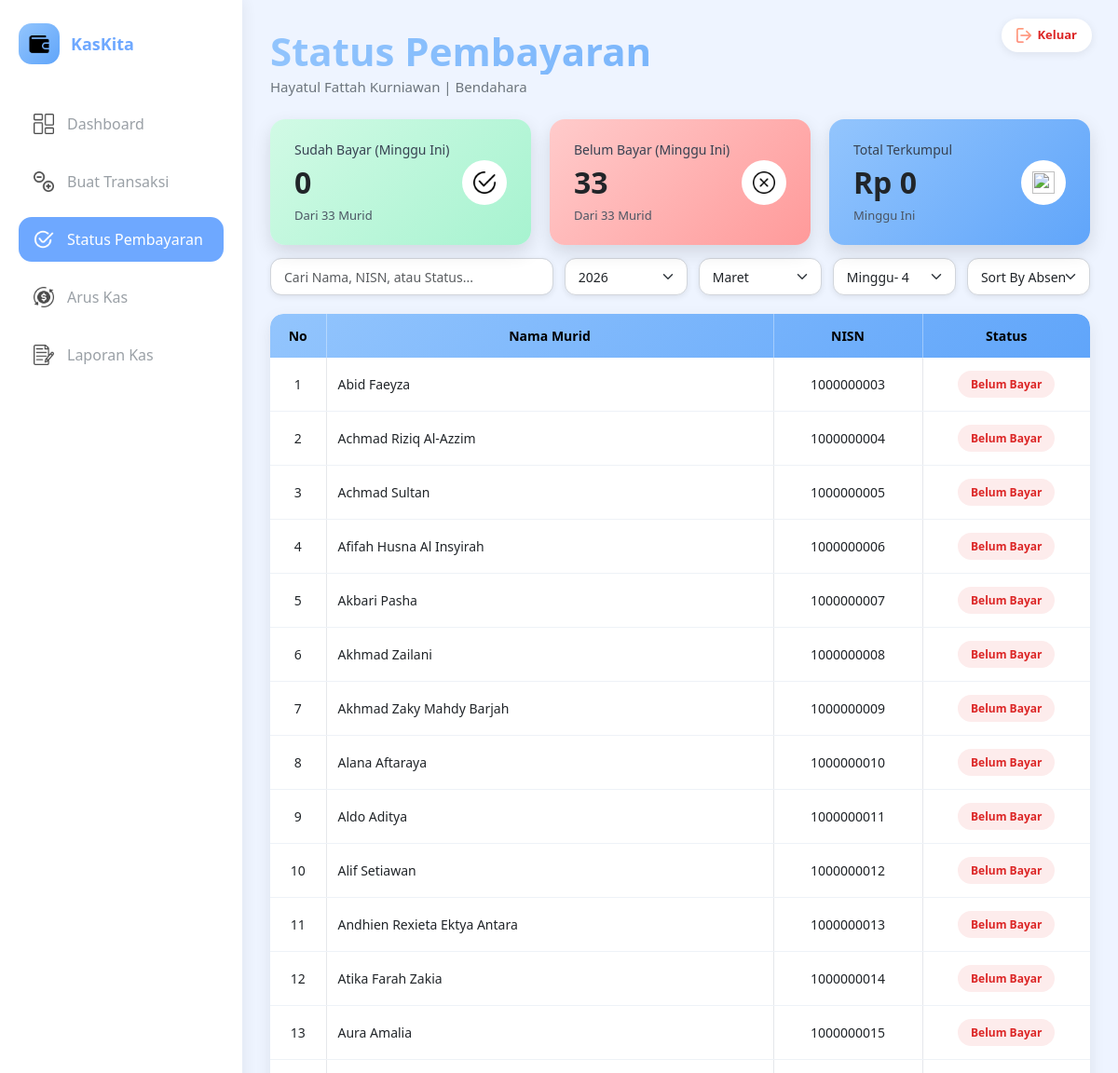
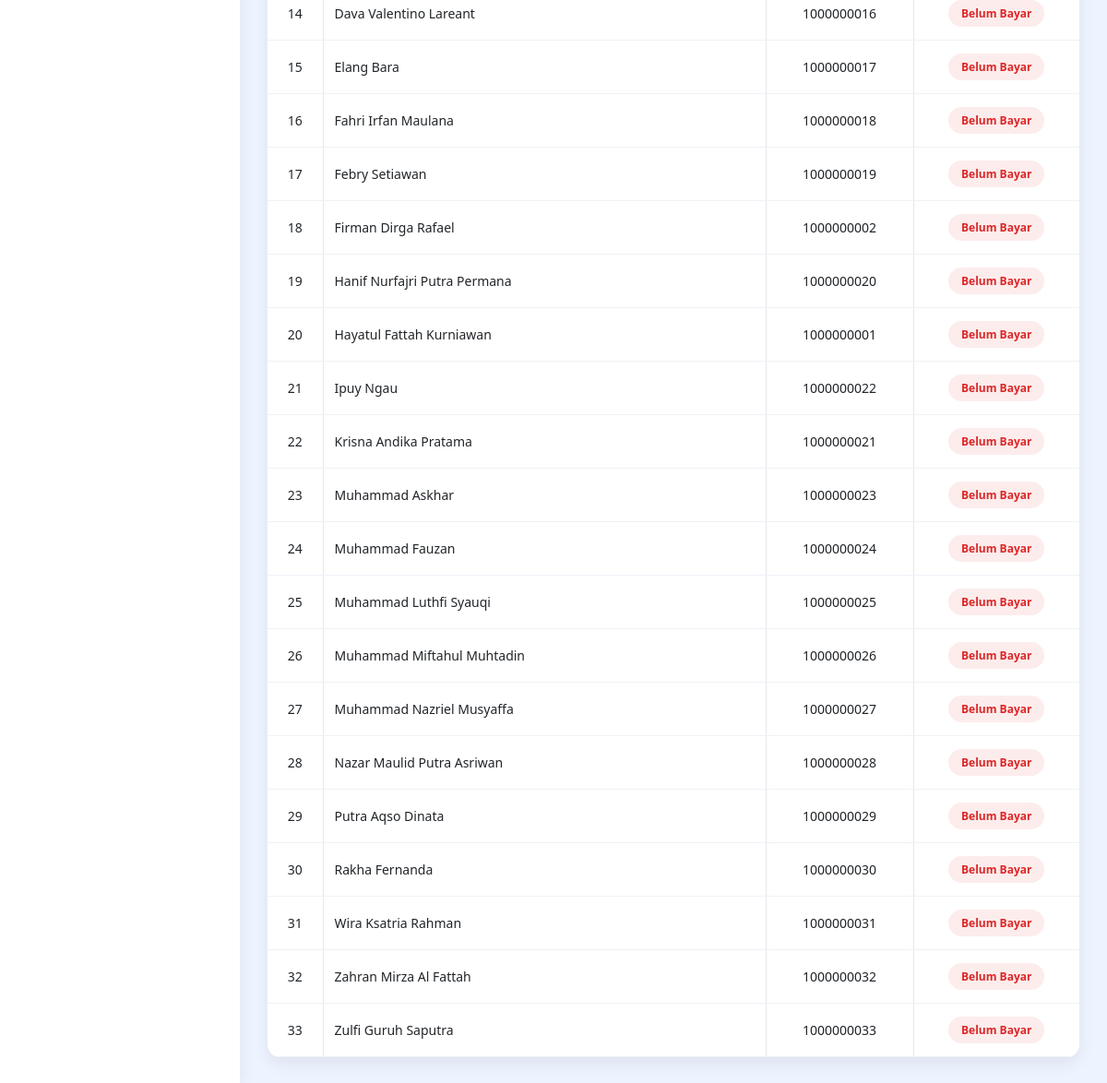
The page /roles/bendahara/status_pembayaran.php (signed in) on the database its author committed (2 pictures, top to bottom).
### tables this page shows
CREATE TABLE `murid` (
  `nisn` varchar(10) NOT NULL,
  `password` varchar(20) NOT NULL,
  `nama` varchar(100) NOT NULL,
  `kelas` varchar(20) NOT NULL,
  `status` enum('Aktif','Non-Aktif') NOT NULL,
  `role` enum('Siswa','Bendahara','Ketua Kelas') NOT NULL
);

### roles/bendahara/status_pembayaran.php (the view, shortened to what this page needs)
<?php
include '../../config/connect.php';
$nama = $_SESSION['nama'];
$tahunSekarang = date('Y');
$bulanSekarang = date('n');
$mingguSekarang = min(4, ceil(date('j') / 7));
$tahun = $_GET['tahun'] ?? null;
$bulan = $_GET['bulan'] ?? null;
$minggu = $_GET['minggu'] ?? null;
$bulanMap = [
    'Januari' => 1, 'Februari' => 2, 'Maret' => 3,
    'April'   => 4, 'Mei'      => 5, 'Juni'  => 6,
    'Juli'    => 7, 'Agustus'  => 8, 'September' => 9,
    'Oktober' => 10, 'November' => 11, 'Desember' => 12,
];
$bulanReverse    = array_flip($bulanMap);
$namaBulanSekarang = $bulanReverse[$bulanSekarang];
if (!isset($_GET['tahun']) && !isset($_GET['bulan']) && !isset($_GET['minggu'])) {
    $tahun  = $tahunSekarang;
    $bulan  = $namaBulanSekarang;
    $minggu = $mingguSekarang;
}
$bulanAngka = $bulan ? $bulanMap[$bulan] : null;
$searchEnabled = ($tahun && $bulan && $minggu);
$totalMurid = mysqli_fetch_assoc(mysqli_query($conn, "
    SELECT COUNT(*) AS total FROM murid WHERE status='Aktif'
"))['total'];
$sudahBayar = mysqli_fetch_assoc(mysqli_query($conn, "
    SELECT COUNT(DISTINCT t.nisn) AS total
    FROM transaksi t
    JOIN murid m ON t.nisn = m.nisn
    WHERE t.jenis = 'Masuk'
        AND t.tahun = '$tahunSekarang'
        AND t.bulan = '$namaBulanSekarang'
        AND t.minggu = '$mingguSekarang'
        AND m.status = 'Aktif'
"))['total'] ?? 0;
$belumBayar = max(0, $totalMurid - $sudahBayar);
$totalUang = mysqli_fetch_assoc(mysqli_query($conn, "
    SELECT SUM(jumlah) AS total
    FROM transaksi
    WHERE jenis='Masuk'
        AND tahun = '$tahunSekarang'
        AND bulan = '$namaBulanSekarang'
        AND minggu = '$mingguSekarang'
"))['total'] ?? 0;
?>
<html>
<head>
    <link href="https://cdn.jsdelivr.net/npm/bootstrap@5.3.2/dist/css/bootstrap.min.css" rel="stylesheet">
    <link rel='stylesheet' href='../../assets/css/sidebar.css'>
    <link rel='stylesheet' href='../../assets/css/bendahara/bendahara.css'>
    <link rel='stylesheet' href='../../assets/css/bendahara/status_pembayaran.css'>
</head>
<body>
    <?php include '../../reuse/sidebar.php'; ?>
    <?php include '../../reuse/logout_btn.php'; ?>
    <div class="main-content">
        <header class="page-header">
            <h3 class="fw-bold">Status Pembayaran</h3>
            <h6 class="text-secondary"><?= htmlspecialchars($nama) ?> | <?= htmlspecialchars($role) ?></h6>
        </header>
        <div class="status-grid fade-in">
            <div class="status-card success fade-in">
                <div class="status-text">
                    <p>Sudah Bayar (Minggu Ini)</p>
                    <h2>
                        <?= $sudahBayar ?>
                    </h2>
                    <span>Dari
                        <?= $totalMurid ?> Murid
                    </span>
                </div>
                <div class="status-icon">
                    <img src="../../assets/img/check.png" width="24">
                </div>
            </div>
            <div class="status-card danger fade-in">
                <div class="status-text">
                    <p>Belum Bayar (Minggu Ini)</p>
                    <h2>
                        <?= $belumBayar ?>
                    </h2>
                    <span>Dari
                        <?= $totalMurid ?> Murid
                    </span>
                </div>
                <div class="status-icon">
                    <img src="../../assets/img/uncheck.png" width="24">
                </div>
            </div>
            <div class="status-card info fade-in">
                <div class="status-text">
                    <p>Total Terkumpul</p>
                    <h2>Rp
                        <?= number_format($totalUang, 0, ',', '.') ?>
                    </h2>
                    <span>Minggu Ini</span>
                </div>
                <div class="status-icon">
                    <img src="../../assets/img/cash.png" width="24">
                </div>
            </div>
        </div>
        <form method="GET" class="filter-bar fade-in">
            <input type="text" id="searchInput" class="form-control search"
                placeholder="Cari Nama, NISN, atau Status..."
                <?= !$searchEnabled ? 'disabled value=""' : '' ?>
                autocomplete="off">
            <select name="tahun" class="form-select"
                onchange="document.getElementById('reset').value='tahun';this.form.submit();">
                <?php for ($y = date('Y') - 1; $y <= date('Y') + 1; $y++): ?>
                    <option value="<?= $y ?>" <?= $tahun == $y ? 'selected' : '' ?>>
                        <?= $y ?>
                    </option>
                <?php endfor; ?>
            </select>
            <select name="bulan" class="form-select" <?= !$tahun ? 'disabled' : '' ?> onchange="
        document.getElementById('reset').value='bulan';this.form.submit();">
                <?php foreach ($bulanMap as $nama => $angka): ?>
                    <option value="<?= $nama ?>" <?= $bulan == $nama ? 'selected' : '' ?>>
                        <?= $nama ?>
                    </option>
                <?php endforeach; ?>
            </select>
            <select name="minggu" class="form-select" <?= (!$tahun || !$bulan) ? 'disabled' : '' ?>
                onchange="this.form.submit()">
                <?php for ($i = 1; $i <= 4; $i++): ?>
                    <option value="<?= $i ?>" <?= $minggu == $i ? 'selected' : '' ?>>
                        Minggu-
                        <?= $i ?>
                    </option>
                <?php endfor; ?>
            </select>
            <select name="sort" class="form-select" <?= (!$tahun || !$bulan || !$minggu) ? 'disabled' : '' ?>
                onchange="this.form.submit()">
                <option value="" selected>Sort By Absen</option>
            </select>
        </form>
        <div class="table-card fade-in">
            <table class="table-status">
                <thead>
                    <tr>
                        <th style="width:60px">No</th>
                        <th>Nama Murid</th>
                        <th style="width:160px">NISN</th>
                        <th style="width:180px">Status</th>
                    </tr>
                </thead>
                <?php
                $dataMurid = [];
                if ($tahun && $bulanAngka && $minggu) {
                    $orderBy = "m.nama ASC";
                    $query = mysqli_query($conn, "
                        SELECT
                            m.nama,
                            m.nisn,
                            IF(COUNT(t.id_transaksi) > 0, 'Sudah Bayar', 'Belum Bayar') AS status
                        FROM murid m
                        LEFT JOIN transaksi t
                            ON m.nisn = t.nisn
                            AND t.jenis = 'Masuk'
                            AND t.tahun = '$tahun'
                            AND t.bulan = '$bulan'
                            AND t.minggu = '$minggu'
                        WHERE m.status = 'Aktif'
                        GROUP BY m.nisn
                        ORDER BY $orderBy
                    ");
                    while ($row = mysqli_fetch_assoc($query)) {
                        $dataMurid[] = $row;
                    }
                }
                ?>
                <tbody>
                    <?php if (!$tahun || !$bulan || !$minggu): ?>
                        <tr>
                            <td colspan="4" class="">
                                <div class="text-center text-secondary py-4">
                                    <i class="opacity-50">Pilih Tahun, Bulan, dan Minggu terlebih dahulu.</i>
                                </div>
                            </td>
                        </tr>
                    <?php else: ?>
                    <?php $no = 1;
                        foreach ($dataMurid as $row): ?>
                            <tr data-search="<?= strtolower(htmlspecialchars($row['nama'])) ?> <?= htmlspecialchars($row['nisn']) ?> <?= strtolower($row['status']) ?>">
                                <td><?= $no++ ?></td>
                                <td><?= htmlspecialchars($row['nama']) ?></td>
                                <td><?= htmlspecialchars($row['nisn']) ?></td>
                                <td>
                                    <?php if ($row['status'] === 'Sudah Bayar'): ?>
                                        <span class="status-badge success">Sudah Bayar</span>
                                    <?php else: ?>
                                        <span class="status-badge danger">Belum Bayar</span>
                                    <?php endif; ?>
                                </td>
                            </tr>
                        <?php endforeach; ?>
                    <?php endif; ?>
                </tbody>
            </table>
        </div>
    </div>
</body>
</html>

### reuse/sidebar.php (shortened to what this page needs)
<?php
$role = $_SESSION['role'];
$page = basename($_SERVER['PHP_SELF']);
function active($file)
{
    global $page;
    return $page === $file ? 'active' : '';
}
?>
<div class="sidebar">
    <div class="sidebar-logo">
        <div class="logo-icon">
            <img src="../../assets/img/wallet.png" alt="Logo KasKita">
        </div>
        <span class="logo-text">KasKita</span>
    </div>
    <ul class="sidebar-menu">
        <li class="<?= active('dashboard.php') ?>">
            <a href="../../roles/<?= $role ?>/dashboard.php">
                <img src="../../assets/img/dashboard.png" alt="Dashboard">
                <span>Dashboard</span>
            </a>
        </li>
        <?php if ($role === 'Bendahara'): ?>
            <li class="<?= active('buat_transaksi.php') ?>">
                <a href="../../roles/bendahara/buat_transaksi.php?pemasukan">
                    <img src="../../assets/img/buattransaksi.png" alt="Buat Transaksi">
                    <span>Buat Transaksi</span>
                </a>
            </li>
        <?php endif; ?>
         <?php if (in_array($role, ['Bendahara', 'Walikelas', 'Ketua Kelas'])): ?>
        <li class="<?= active('status_pembayaran.php') ?>">
            <a href="../../roles/<?= $role ?>/status_pembayaran.php">
                <img src="../../assets/img/status.png" alt="Status Pembayaran">
                <span>Status Pembayaran</span>
            </a>
        </li>
         <?php endif; ?>
        <?php if (in_array($role, ['Bendahara', 'Walikelas', 'Ketua Kelas'])): ?>
            <li class="<?= active('arus_kas.php') ?>">
                <a href="../../roles/<?= $role ?>/arus_kas.php">
                    <img src="../../assets/img/aruskas.png" alt="Arus Kas">
                    <span>Arus Kas</span>
                </a>
            </li>
        <?php endif; ?>
        <?php if (in_array($role, ['Bendahara', 'Walikelas', 'Ketua Kelas'])): ?>
            <li class="<?= active('laporan_kas.php') ?>">
                <a href="../../roles/<?= $role ?>/laporan_kas.php">
                    <img src="../../assets/img/laporan.png" alt="Laporan Kas">
                    <span>Laporan Kas</span>
                </a>
            </li>
        <?php endif; ?>
    </ul>
</div>

### reuse/logout_btn.php (shortened to what this page needs)
<div class="logout-wrapper">
    <a href="../../auth/logout.php" class="logout-btn" title="Logout">
        <img src="../../assets/img/logout.png" alt="logout">
        Keluar
    </a>
</div>

### assets/css/sidebar.css (style rules this page uses)
.sidebar { position: fixed; inset: 0 auto 0 0; width: 260px; padding: 25px 20px; background: #fff; box-shadow: 2px 0 15px rgba(0, 0, 0, 0.06); }
.sidebar-logo { display: flex; align-items: center; gap: 12px; margin-bottom: 40px; }
.logo-icon { width: 44px; height: 44px; border-radius: 14px; background: linear-gradient(135deg, #93C5FD, #60A5FA); display: flex; align-items: center; justify-content: center; }
.logo-icon img { width: 24px; }
.logo-text { font-size: 18px; font-weight: 700; color: #6ea8ff; }
.sidebar-menu { list-style: none; padding: 0; margin: 0; }
.sidebar-menu li { margin-bottom: 14px; }
.sidebar-menu a { display: flex; align-items: center; gap: 14px; padding: 12px 16px; border-radius: 14px; text-decoration: none; color: #9aa0a6; font-weight: 500; transition: 0.2s ease; }
.sidebar-menu img { width: 22px; opacity: 0.7; transition: 0.2s ease; }
.sidebar-menu li.active a { background: #6ea8ff; color: #fff; }
.sidebar-menu li.active img { opacity: 1; filter: brightness(0) invert(1); }

### assets/css/bendahara/bendahara.css (style rules this page uses)
.main-content { margin-left: 260px; padding: 30px; min-height: 100vh; background: #eef4ff; }
.page-header h3 { font-size: 42px; font-weight: 900; margin: 0 0 4px 0; color: #1a202c; background: linear-gradient(135deg, #93C5FD, #60A5FA); background-clip: text; -webkit-text-fill-color: transparent; }
.page-header small, .page-header h6 { display: block; margin-bottom: 26px; font-size: 15px; color: #718096; }
html, body, .main-content { scrollbar-width: none; -ms-overflow-style: none; }
.logout-wrapper { position: fixed; top: 20px; right: 28px; display: flex; align-items: center; gap: 12px; z-index: 100; opacity: 1; transition: opacity 0.3s ease; }
.logout-btn { display: flex; align-items: center; gap: 6px; background: #fff; padding: 8px 16px; border-radius: 30px; box-shadow: 0 2px 10px rgba(0, 0, 0, 0.08); font-size: 13px; font-weight: 600; color: #dc2626; text-decoration: none; transition: 0.2s ease; }
.logout-btn img { width: 16px; height: 16px; opacity: 0.7; filter: invert(27%) sepia(90%) saturate(700%) hue-rotate(330deg); }

### rows shown on the page
murid: nama "Abid Faeyza", nisn "1000000003"
murid: nama "Achmad Riziq Al-Azzim", nisn "1000000004"
murid: nama "Achmad Sultan", nisn "1000000005"
murid: nama "Afifah Husna Al Insyirah", nisn "1000000006"
murid: nama "Akbari Pasha", nisn "1000000007"
murid: nama "Akhmad Zailani", nisn "1000000008"
murid: nama "Akhmad Zaky Mahdy Barjah", nisn "1000000009"
murid: nama "Alana Aftaraya", nisn "1000000010"
murid: nama "Aldo Aditya", nisn "1000000011"
murid: nama "Alif Setiawan", nisn "1000000012"
murid: nama "Andhien Rexieta Ektya Antara", nisn "1000000013"
murid: nama "Atika Farah Zakia", nisn "1000000014"
murid: nama "Aura Amalia", nisn "1000000015"
murid: nama "Dava Valentino Lareant", nisn "1000000016"
murid: nama "Elang Bara", nisn "1000000017"
murid: nama "Fahri Irfan Maulana", nisn "1000000018"
murid: nama "Febry Setiawan", nisn "1000000019"
murid: nama "Firman Dirga Rafael", nisn "1000000002"
murid: nama "Hanif Nurfajri Putra Permana", nisn "1000000020"
murid: nama "Hayatul Fattah Kurniawan", nisn "1000000001"
murid: nama "Ipuy Ngau", nisn "1000000022"
murid: nama "Krisna Andika Pratama", nisn "1000000021"
murid: nama "Muhammad Askhar", nisn "1000000023"
murid: nama "Muhammad Fauzan", nisn "1000000024"
murid: nama "Muhammad Luthfi Syauqi", nisn "1000000025"
murid: nama "Muhammad Miftahul Muhtadin", nisn "1000000026"
murid: nama "Muhammad Nazriel Musyaffa", nisn "1000000027"
murid: nama "Nazar Maulid Putra Asriwan", nisn "1000000028"
murid: nama "Putra Aqso Dinata", nisn "1000000029"
murid: nama "Rakha Fernanda", nisn "1000000030"
murid: nama "Wira Ksatria Rahman", nisn "1000000031"
murid: nama "Zahran Mirza Al Fattah", nisn "1000000032"
murid: nama "Zulfi Guruh Saputra", nisn "1000000033"

### other values the page prints
$nama "Hayatul Fattah Kurniawan"
$role "Bendahara"
$sudahBayar "0"
$totalMurid "33"
$belumBayar "33"
$totalUang "0"
form field tahun "2026"
form field bulan "Maret"
